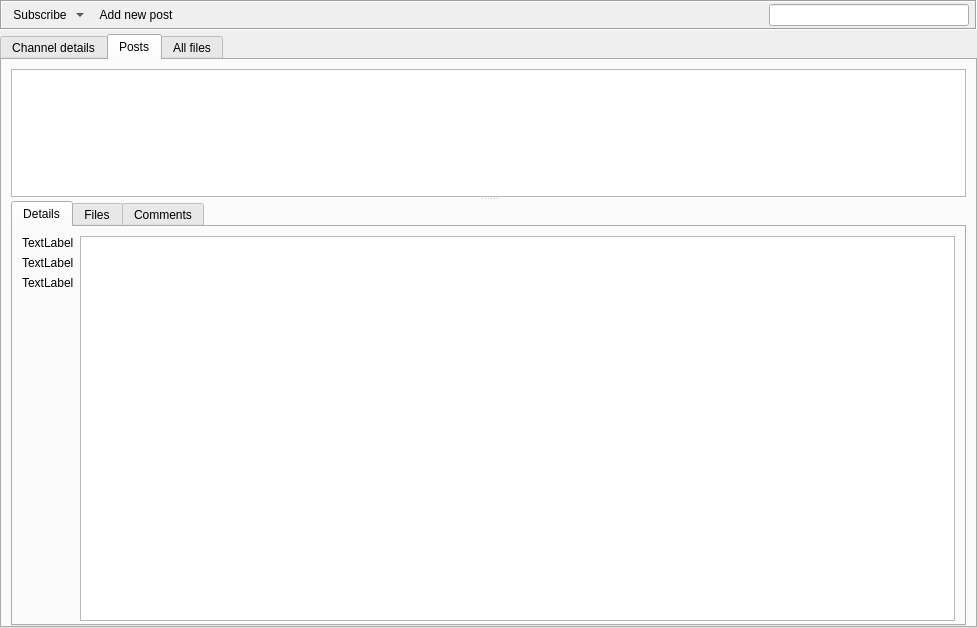
<?xml version="1.0" encoding="UTF-8"?>
<ui version="4.0">
 <class>GxsChannelPostsWidgetWithModel</class>
 <widget class="QWidget" name="GxsChannelPostsWidgetWithModel">
  <property name="geometry">
   <rect>
    <x>0</x>
    <y>0</y>
    <width>977</width>
    <height>628</height>
   </rect>
  </property>
  <layout class="QVBoxLayout" name="verticalLayout_2">
   <property name="spacing">
    <number>4</number>
   </property>
   <property name="leftMargin">
    <number>0</number>
   </property>
   <property name="topMargin">
    <number>0</number>
   </property>
   <property name="rightMargin">
    <number>0</number>
   </property>
   <property name="bottomMargin">
    <number>0</number>
   </property>
   <item>
    <widget class="QFrame" name="toolBarFrame">
     <property name="frameShape">
      <enum>QFrame::Box</enum>
     </property>
     <property name="frameShadow">
      <enum>QFrame::Sunken</enum>
     </property>
     <layout class="QHBoxLayout" name="horizontalLayout_2">
      <property name="leftMargin">
       <number>4</number>
      </property>
      <property name="topMargin">
       <number>2</number>
      </property>
      <property name="rightMargin">
       <number>6</number>
      </property>
      <property name="bottomMargin">
       <number>2</number>
      </property>
      <item>
       <widget class="SubscribeToolButton" name="subscribeToolButton">
        <property name="sizePolicy">
         <sizepolicy hsizetype="Fixed" vsizetype="Preferred">
          <horstretch>0</horstretch>
          <verstretch>0</verstretch>
         </sizepolicy>
        </property>
        <property name="text">
         <string notr="true">Subscribe</string>
        </property>
        <property name="iconSize">
         <size>
          <width>16</width>
          <height>16</height>
         </size>
        </property>
        <property name="popupMode">
         <enum>QToolButton::MenuButtonPopup</enum>
        </property>
        <property name="toolButtonStyle">
         <enum>Qt::ToolButtonTextBesideIcon</enum>
        </property>
        <property name="autoRaise">
         <bool>true</bool>
        </property>
       </widget>
      </item>
      <item>
       <widget class="QToolButton" name="postButton">
        <property name="focusPolicy">
         <enum>Qt::NoFocus</enum>
        </property>
        <property name="toolTip">
         <string>Post to Channel</string>
        </property>
        <property name="text">
         <string>Add new post</string>
        </property>
        <property name="icon">
         <iconset resource="../icons.qrc">
          <normaloff>:/icons/png/add.png</normaloff>:/icons/png/add.png</iconset>
        </property>
        <property name="iconSize">
         <size>
          <width>32</width>
          <height>16</height>
         </size>
        </property>
        <property name="toolButtonStyle">
         <enum>Qt::ToolButtonTextBesideIcon</enum>
        </property>
        <property name="autoRaise">
         <bool>true</bool>
        </property>
       </widget>
      </item>
      <item>
       <spacer name="horizontalSpacer">
        <property name="orientation">
         <enum>Qt::Horizontal</enum>
        </property>
        <property name="sizeType">
         <enum>QSizePolicy::MinimumExpanding</enum>
        </property>
        <property name="sizeHint" stdset="0">
         <size>
          <width>0</width>
          <height>0</height>
         </size>
        </property>
       </spacer>
      </item>
      <item>
       <layout class="QHBoxLayout" name="viewModeLayout">
        <property name="spacing">
         <number>0</number>
        </property>
       </layout>
      </item>
      <item>
       <widget class="LineEditClear" name="filterLineEdit">
        <property name="sizePolicy">
         <sizepolicy hsizetype="Preferred" vsizetype="Preferred">
          <horstretch>0</horstretch>
          <verstretch>0</verstretch>
         </sizepolicy>
        </property>
        <property name="minimumSize">
         <size>
          <width>200</width>
          <height>0</height>
         </size>
        </property>
        <property name="maximumSize">
         <size>
          <width>200</width>
          <height>16777215</height>
         </size>
        </property>
        <property name="toolTip">
         <string>Search channels</string>
        </property>
        <property name="frame">
         <bool>true</bool>
        </property>
       </widget>
      </item>
     </layout>
    </widget>
   </item>
   <item>
    <widget class="QTabWidget" name="channel_TW">
     <property name="currentIndex">
      <number>1</number>
     </property>
     <widget class="QWidget" name="tab_3">
      <attribute name="title">
       <string>Channel details</string>
      </attribute>
      <layout class="QVBoxLayout" name="verticalLayout">
       <item>
        <widget class="StyledElidedLabel" name="channelName_LB">
         <property name="font">
          <font>
           <weight>75</weight>
           <bold>true</bold>
           <strikeout>false</strikeout>
          </font>
         </property>
         <property name="text">
          <string>Channel title</string>
         </property>
        </widget>
       </item>
       <item>
        <layout class="QHBoxLayout" name="horizontalLayout_3">
         <item>
          <widget class="QLabel" name="logoLabel">
           <property name="text">
            <string>TextLabel</string>
           </property>
           <property name="scaledContents">
            <bool>true</bool>
           </property>
           <property name="alignment">
            <set>Qt::AlignLeading|Qt::AlignLeft|Qt::AlignTop</set>
           </property>
          </widget>
         </item>
         <item>
          <layout class="QGridLayout" name="gridLayout">
           <item row="1" column="3">
            <widget class="QLabel" name="infoLastPost">
             <property name="text">
              <string notr="true">unknown</string>
             </property>
            </widget>
           </item>
           <item row="4" column="1" colspan="2">
            <widget class="QLabel" name="label_2">
             <property name="font">
              <font>
               <weight>75</weight>
               <bold>true</bold>
              </font>
             </property>
             <property name="text">
              <string>Created:</string>
             </property>
            </widget>
           </item>
           <item row="2" column="3">
            <widget class="GxsIdLabel" name="infoAdministrator">
             <property name="text">
              <string>unknown</string>
             </property>
             <property name="openExternalLinks">
              <bool>true</bool>
             </property>
            </widget>
           </item>
           <item row="3" column="1" colspan="2">
            <widget class="QLabel" name="label_3">
             <property name="font">
              <font>
               <weight>75</weight>
               <bold>true</bold>
              </font>
             </property>
             <property name="text">
              <string>Distribution:</string>
             </property>
            </widget>
           </item>
           <item row="0" column="3">
            <widget class="QLabel" name="infoPosts">
             <property name="text">
              <string notr="true">0</string>
             </property>
            </widget>
           </item>
           <item row="1" column="1" colspan="2">
            <widget class="QLabel" name="infoLastPostLabel">
             <property name="sizePolicy">
              <sizepolicy hsizetype="Maximum" vsizetype="Preferred">
               <horstretch>0</horstretch>
               <verstretch>0</verstretch>
              </sizepolicy>
             </property>
             <property name="font">
              <font>
               <weight>75</weight>
               <bold>true</bold>
              </font>
             </property>
             <property name="text">
              <string>Last Post:</string>
             </property>
            </widget>
           </item>
           <item row="3" column="3">
            <widget class="QLabel" name="infoDistribution">
             <property name="text">
              <string>unknown</string>
             </property>
            </widget>
           </item>
           <item row="2" column="1" colspan="2">
            <widget class="QLabel" name="label">
             <property name="font">
              <font>
               <weight>75</weight>
               <bold>true</bold>
              </font>
             </property>
             <property name="text">
              <string>Administrator:</string>
             </property>
            </widget>
           </item>
           <item row="4" column="3">
            <widget class="QLabel" name="infoCreated">
             <property name="text">
              <string>unknown</string>
             </property>
            </widget>
           </item>
           <item row="0" column="1" colspan="2">
            <widget class="QLabel" name="infoPostsLabel">
             <property name="sizePolicy">
              <sizepolicy hsizetype="Maximum" vsizetype="Preferred">
               <horstretch>0</horstretch>
               <verstretch>0</verstretch>
              </sizepolicy>
             </property>
             <property name="font">
              <font>
               <weight>75</weight>
               <bold>true</bold>
              </font>
             </property>
             <property name="text">
              <string>Posts:</string>
             </property>
            </widget>
           </item>
          </layout>
         </item>
         <item>
          <spacer name="horizontalSpacer_3">
           <property name="orientation">
            <enum>Qt::Horizontal</enum>
           </property>
           <property name="sizeHint" stdset="0">
            <size>
             <width>40</width>
             <height>20</height>
            </size>
           </property>
          </spacer>
         </item>
        </layout>
       </item>
       <item>
        <widget class="QTextBrowser" name="infoDescription">
         <property name="html">
          <string notr="true">&lt;!DOCTYPE HTML PUBLIC &quot;-//W3C//DTD HTML 4.0//EN&quot; &quot;http://www.w3.org/TR/REC-html40/strict.dtd&quot;&gt;
&lt;html&gt;&lt;head&gt;&lt;meta name=&quot;qrichtext&quot; content=&quot;1&quot; /&gt;&lt;style type=&quot;text/css&quot;&gt;
p, li { white-space: pre-wrap; }
&lt;/style&gt;&lt;/head&gt;&lt;body style=&quot; font-family:'Ubuntu'; font-size:11pt; font-weight:400; font-style:normal;&quot;&gt;
&lt;p style=&quot; margin-top:0px; margin-bottom:0px; margin-left:0px; margin-right:0px; -qt-block-indent:0; text-indent:0px;&quot;&gt;&lt;span style=&quot; font-family:'MS Shell Dlg 2'; font-size:8pt;&quot;&gt;Description&lt;/span&gt;&lt;/p&gt;&lt;/body&gt;&lt;/html&gt;</string>
         </property>
         <property name="textInteractionFlags">
          <set>Qt::LinksAccessibleByMouse|Qt::TextSelectableByMouse</set>
         </property>
         <property name="openExternalLinks">
          <bool>true</bool>
         </property>
         <property name="openLinks">
          <bool>true</bool>
         </property>
        </widget>
       </item>
      </layout>
     </widget>
     <widget class="QWidget" name="tab_4">
      <attribute name="title">
       <string>Posts</string>
      </attribute>
      <layout class="QHBoxLayout" name="horizontalLayout">
       <property name="bottomMargin">
        <number>0</number>
       </property>
       <item>
        <widget class="QSplitter" name="splitter">
         <property name="orientation">
          <enum>Qt::Vertical</enum>
         </property>
         <widget class="RSTreeView" name="postsTree">
          <property name="contextMenuPolicy">
           <enum>Qt::CustomContextMenu</enum>
          </property>
          <property name="sizeAdjustPolicy">
           <enum>QAbstractScrollArea::AdjustToContents</enum>
          </property>
          <property name="selectionBehavior">
           <enum>QAbstractItemView::SelectItems</enum>
          </property>
          <property name="textElideMode">
           <enum>Qt::ElideNone</enum>
          </property>
          <property name="indentation">
           <number>0</number>
          </property>
          <property name="rootIsDecorated">
           <bool>false</bool>
          </property>
          <property name="itemsExpandable">
           <bool>false</bool>
          </property>
          <property name="wordWrap">
           <bool>true</bool>
          </property>
          <property name="headerHidden">
           <bool>true</bool>
          </property>
          <attribute name="headerStretchLastSection">
           <bool>false</bool>
          </attribute>
         </widget>
         <widget class="QTabWidget" name="details_TW">
          <property name="font">
           <font>
            <kerning>true</kerning>
           </font>
          </property>
          <property name="currentIndex">
           <number>0</number>
          </property>
          <widget class="QWidget" name="tab">
           <attribute name="title">
            <string>Details</string>
           </attribute>
           <layout class="QHBoxLayout" name="horizontalLayout_4">
            <property name="bottomMargin">
             <number>3</number>
            </property>
            <item>
             <layout class="QVBoxLayout" name="verticalLayout_3">
              <item>
               <widget class="QLabel" name="postLogo_LB">
                <property name="text">
                 <string>TextLabel</string>
                </property>
                <property name="scaledContents">
                 <bool>true</bool>
                </property>
                <property name="alignment">
                 <set>Qt::AlignLeading|Qt::AlignLeft|Qt::AlignTop</set>
                </property>
                <property name="wordWrap">
                 <bool>true</bool>
                </property>
               </widget>
              </item>
              <item>
               <widget class="QLabel" name="postName_LB">
                <property name="text">
                 <string>TextLabel</string>
                </property>
                <property name="wordWrap">
                 <bool>true</bool>
                </property>
               </widget>
              </item>
              <item>
               <widget class="QLabel" name="postTime_LB">
                <property name="text">
                 <string>TextLabel</string>
                </property>
               </widget>
              </item>
              <item>
               <spacer name="verticalSpacer">
                <property name="orientation">
                 <enum>Qt::Vertical</enum>
                </property>
                <property name="sizeHint" stdset="0">
                 <size>
                  <width>20</width>
                  <height>40</height>
                 </size>
                </property>
               </spacer>
              </item>
             </layout>
            </item>
            <item>
             <widget class="QTextBrowser" name="postDetails_TE">
              <property name="openExternalLinks">
               <bool>true</bool>
              </property>
             </widget>
            </item>
           </layout>
          </widget>
          <widget class="QWidget" name="channelPostFiles_tab">
           <attribute name="title">
            <string>Files</string>
           </attribute>
           <layout class="QVBoxLayout" name="verticalLayout_4">
            <item>
             <widget class="RSTreeView" name="channelPostFiles_TV">
              <property name="editTriggers">
               <set>QAbstractItemView::CurrentChanged|QAbstractItemView::SelectedClicked</set>
              </property>
              <property name="alternatingRowColors">
               <bool>true</bool>
              </property>
              <property name="indentation">
               <number>5</number>
              </property>
              <property name="rootIsDecorated">
               <bool>false</bool>
              </property>
             </widget>
            </item>
           </layout>
          </widget>
          <widget class="QWidget" name="tab_2">
           <attribute name="title">
            <string>Comments</string>
           </attribute>
           <layout class="QHBoxLayout" name="horizontalLayout_5">
            <property name="leftMargin">
             <number>0</number>
            </property>
            <property name="topMargin">
             <number>0</number>
            </property>
            <property name="rightMargin">
             <number>0</number>
            </property>
            <property name="bottomMargin">
             <number>0</number>
            </property>
            <item>
             <widget class="GxsCommentDialog" name="commentsDialog" native="true"/>
            </item>
           </layout>
          </widget>
         </widget>
        </widget>
       </item>
      </layout>
     </widget>
     <widget class="QWidget" name="tab_5">
      <attribute name="title">
       <string>All files</string>
      </attribute>
      <layout class="QVBoxLayout" name="verticalLayout_5">
       <item>
        <widget class="RSTreeView" name="channelFiles_TV">
         <property name="editTriggers">
          <set>QAbstractItemView::CurrentChanged|QAbstractItemView::SelectedClicked</set>
         </property>
         <property name="rootIsDecorated">
          <bool>false</bool>
         </property>
         <property name="sortingEnabled">
          <bool>true</bool>
         </property>
         <property name="expandsOnDoubleClick">
          <bool>false</bool>
         </property>
        </widget>
       </item>
      </layout>
     </widget>
    </widget>
   </item>
  </layout>
  <action name="actionFeeds">
   <property name="text">
    <string>Feeds</string>
   </property>
  </action>
  <action name="actionFiles">
   <property name="text">
    <string>Files</string>
   </property>
  </action>
 </widget>
 <customwidgets>
  <customwidget>
   <class>GxsIdLabel</class>
   <extends>QLabel</extends>
   <header>gui/gxs/GxsIdLabel.h</header>
  </customwidget>
  <customwidget>
   <class>SubscribeToolButton</class>
   <extends>QToolButton</extends>
   <header>gui/common/SubscribeToolButton.h</header>
  </customwidget>
  <customwidget>
   <class>StyledElidedLabel</class>
   <extends>QLabel</extends>
   <header>gui/common/StyledElidedLabel.h</header>
  </customwidget>
  <customwidget>
   <class>RSTreeView</class>
   <extends>QTreeView</extends>
   <header>gui/common/RSTreeView.h</header>
  </customwidget>
  <customwidget>
   <class>GxsCommentDialog</class>
   <extends>QWidget</extends>
   <header>gui/gxs/GxsCommentDialog.h</header>
   <container>1</container>
  </customwidget>
  <customwidget>
   <class>LineEditClear</class>
   <extends>QLineEdit</extends>
   <header>gui/common/LineEditClear.h</header>
  </customwidget>
 </customwidgets>
 <resources>
  <include location="../icons.qrc"/>
 </resources>
 <connections/>
</ui>
